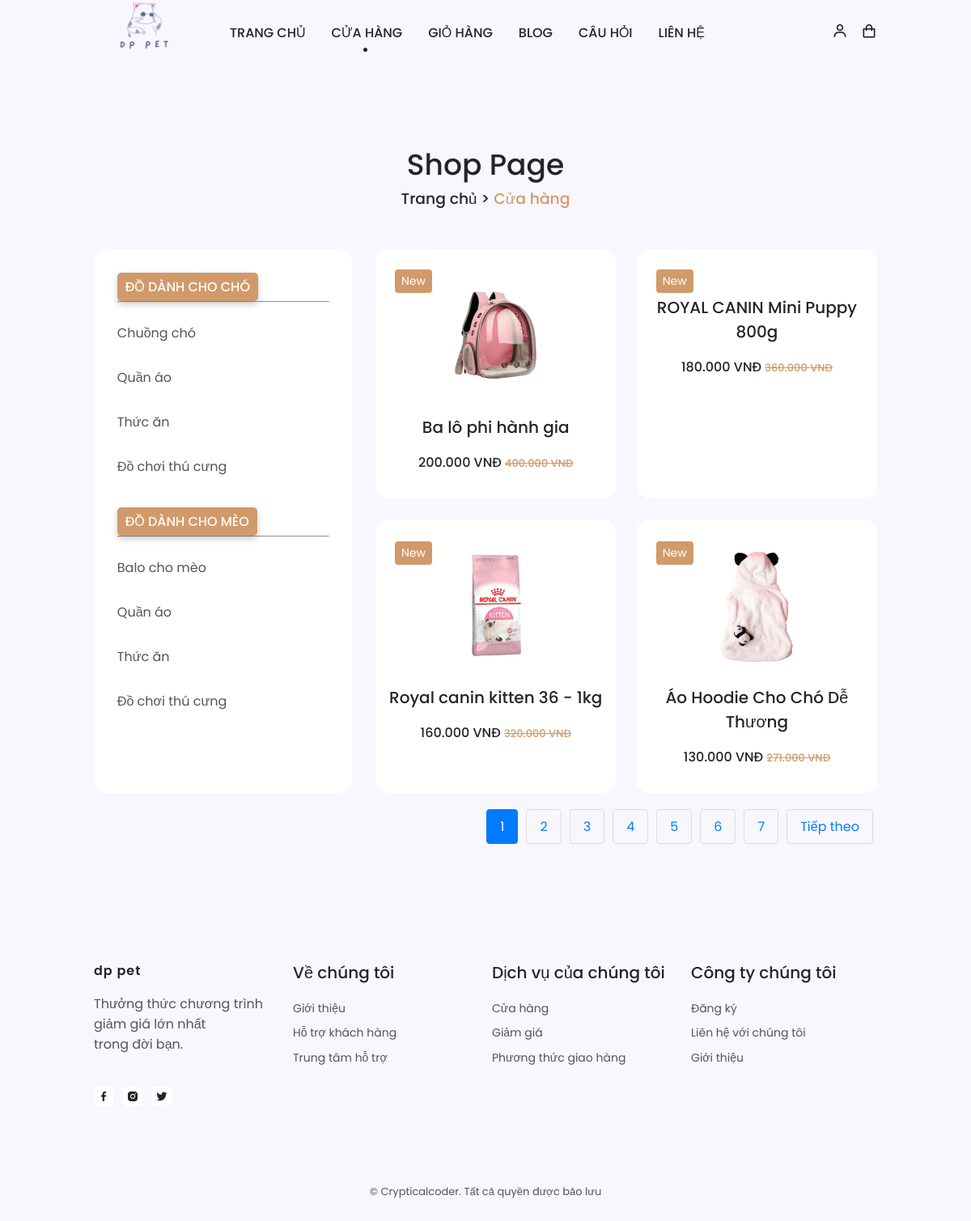
Page /ecommerce/shop.php on the committed database.
### tables this page shows
CREATE TABLE `products` (
  `id` int(11) NOT NULL,
  `name` varchar(255) NOT NULL,
  `subtitle` varchar(255) DEFAULT NULL,
  `description` text DEFAULT NULL,
  `price` decimal(10,2) DEFAULT NULL,
  `discount_price` decimal(10,2) DEFAULT NULL,
  `img` varchar(255) NOT NULL,
  `created_at` timestamp NOT NULL DEFAULT current_timestamp()
);

### ecommerce/shop.php (the view, shortened to what this page needs)
<?php
include 'connectdb.php';
$limit = 4;
$page = isset($_GET['page']) ? (int)$_GET['page'] : 1;
$offset = ($page - 1) * $limit;
$totalQuery = "SELECT COUNT(*) as total FROM products";
$totalResult = $conn->query($totalQuery);
$totalRow = $totalResult->fetch_assoc();
$totalProducts = $totalRow['total'];
$totalPages = ceil($totalProducts / $limit);
$query = "SELECT * FROM products LIMIT ?, ?";
$stmt = $conn->prepare($query);
$stmt->bind_param("ii", $offset, $limit);
$stmt->execute();
$result = $stmt->get_result();
?>
<!DOCTYPE html>
<html lang="en">
<head>
    <link rel="stylesheet" href="https://cdn.jsdelivr.net/npm/boxicons@latest/css/boxicons.min.css">
    <link rel="stylesheet" href="assets/css/swiper-bundle.min.css">
    <link rel="stylesheet" href="assets/css/style.css">
    <link rel="stylesheet" href="assets/css/colors/color-1.css">
</head>
<body>
    <header class="header" id="header">
        <nav class="nav container">
            <a href="index.php" class="nav_logo">
                <img src="assets/img/logo/Remove-bg.ai_1722440725057.png" alt="">
            </a>
            <div class="nav_menu" id="nav-menu">
                <ul class="nav_list">
                    <li class="nav_item"><a href="index.php" class="nav_link">TRANG CHỦ</a></li>
                    <li class="nav_item"><a href="shop.php" class="nav_link active-link">CỬA HÀNG</a></li>
                    <li class="nav_item"><a href="cart.php" class="nav_link">GIỎ HÀNG</a></li>
                    <li class="nav_item"><a href="blog.php" class="nav_link">BLOG</a></li>
                    <li class="nav_item"><a href="faq.php" class="nav_link">CÂU HỎI</a></li>
                    <li class="nav_item"><a href="contact.php" class="nav_link">LIÊN HỆ</a></li>
                </ul>
            </div>
            <div class="nav_btns">
                <div class="login_toggle" id="login-button">
                    <i class="bx bx-user"></i>
                </div>
                <div class="nav_shop" id="cart-shop">
                    <i class="bx bx-shopping-bag"></i>
                </div>
            </div>
        </nav>
    </header>
    <main class="main">
        <section class="shop section container">
            <h2 class="breadcrumb_title">Shop Page</h2>
            <h3 class="breadcrumb_subtitle">Trang chủ > <span>Cửa hàng</span></h3>
            <div class="shop_container grid">
                <div class="sidebar">
                    <h3 class="filter_title">đồ dành cho chó</h3>
                    <hr>
                    <div class="filter_content">
                        <a class="filter_subtitle" href="chuongcho.php">Chuồng chó</a>
                        <a class="filter_subtitle" href="do.php">Quần áo</a>
                        <a class="filter_subtitle" href="fooddog.php">Thức ăn</a>
                        <a class="filter_subtitle" href="play.php">Đồ chơi thú cưng</a>
                    </div>
                    <br>
                    <h3 class="filter_title">đồ dành cho mèo</h3>
                    <hr>
                    <div class="filter_content">
                        <a class="filter_subtitle" href="balocat.php">Balo cho mèo</a>
                        <a class="filter_subtitle" href="do.php">Quần áo</a>
                        <a class="filter_subtitle" href="foodcat.php">Thức ăn</a>
                        <a class="filter_subtitle" href="play.php">Đồ chơi thú cưng</a>
                    </div>
                </div>
                <div class="shop_items grid">
                    <?php if ($result->num_rows > 0): ?>
                        <?php while ($product = $result->fetch_assoc()): ?>
                            <div class="shop_content">
                                <div class="shop_tag">New</div>
                                <img src="<?php echo htmlspecialchars($product['img']); ?>" alt="" class="shop_img">
                                <h3 class="shop_title"><?php echo htmlspecialchars($product['name']); ?></h3>
                                <div class="sgop_prices">
                                    <span class="shop_price"><?php echo number_format($product['price'], 0, ',', '.'); ?> VNĐ</span>
                                    <?php if ($product['discount_price']): ?>
                                        <span class="shop_discounts"><?php echo number_format($product['discount_price'], 0, ',', '.'); ?> VNĐ</span>
                                    <?php endif; ?>
                                </div>
                            </div>
                        <?php endwhile; ?>
                    <?php else: ?>
                        <p>Không có sản phẩm nào.</p>
                    <?php endif; ?>
                </div>
            </div>
            <div class="pagination">
                <?php for ($i = 1; $i <= $totalPages; $i++): ?>
                    <a href="?page=<?php echo $i; ?>" class="<?php echo $i === $page ? 'active' : ''; ?>"><?php echo $i; ?></a>
                <?php endfor; ?>
                <?php if ($page < $totalPages): ?>
                    <a href="?page=<?php echo $page + 1; ?>">Tiếp theo</a>
                <?php endif; ?>
            </div>
        </section>
    </main>
    <footer class="footer section">
        <div class="footer_container container grid">
            <div class="footer_content">
                <a href="#" class="footer_logo">dp pet</a>
                <p class="footer_description">Thưởng thức chương trình giảm giá lớn nhất <br> trong đời bạn.</p>
                <div class="footer_social">
                    <a href="#" class="footer_social-link"><i class="bx bxl-facebook"></i></a>
                    <a href="#" class="footer_social-link"><i class="bx bxl-instagram-alt"></i></a>
                    <a href="#" class="footer_social-link"><i class="bx bxl-twitter"></i></a>
                </div>
            </div>
            <div class="footer_content">
                <h3 class="footer_title">Về chúng tôi</h3>
                <ul class="footer_links">
                    <li><a href="#" class="footer_link">Giới thiệu</a></li>
                    <li><a href="#" class="footer_link">Hỗ trợ khách hàng</a></li>
                    <li><a href="#" class="footer_link">Trung tâm hỗ trợ</a></li>
                </ul>
            </div>
            <div class="footer_content">
                <h3 class="footer_title">Dịch vụ của chúng tôi</h3>
                <ul class="footer_links">
                    <li><a href="#" class="footer_link">Cửa hàng</a></li>
                    <li><a href="#" class="footer_link">Giảm giá</a></li>
                    <li><a href="#" class="footer_link">Phương thức giao hàng</a></li>
                </ul>
            </div>
            <div class="footer_content">
                <h3 class="footer_title">Công ty chúng tôi</h3>
                <ul class="footer_links">
                    <li><a href="#" class="footer_link">Đăng ký</a></li>
                    <li><a href="#" class="footer_link">Liên hệ với chúng tôi</a></li>
                    <li><a href="#" class="footer_link">Giới thiệu</a></li>
                </ul>
            </div>
        </div>
        <span class="footer_copy">&#169; Crypticalcoder. Tất cả quyền được bảo lưu</span>
    </footer>
</body>
</html>

### ecommerce/assets/css/colors/color-1.css (style rules this page uses)
:root { --hue: 0; --first-color: #d19a6a; --first-color-alt: #c78245; }

### ecommerce/shop.php (style rules this page uses)
.pagination { display: flex; justify-content: flex-end; list-style-type: none; padding: 0; margin-top: 20px; }
.pagination a { margin: 0 5px; padding: 8px 16px; text-decoration: none; color: #007bff; border: 1px solid #ddd; border-radius: 4px; transition: background-color 0.3s, color 0.3s; }
.pagination a.active { background-color: #007bff; color: white; border: 1px solid #007bff; }

### rows in the picture
products: img (picture), name "Ba lô phi hành gia", price "200.000", discount_price "400.000"
products: name "ROYAL CANIN Mini Puppy 800g", price "180.000", discount_price "360.000"
products: img (picture), name "Royal canin kitten 36 - 1kg", price "160.000", discount_price "320.000"
products: img (picture), name "Áo Hoodie Cho Chó Dễ Thương", price "130.000", discount_price "271.000"
